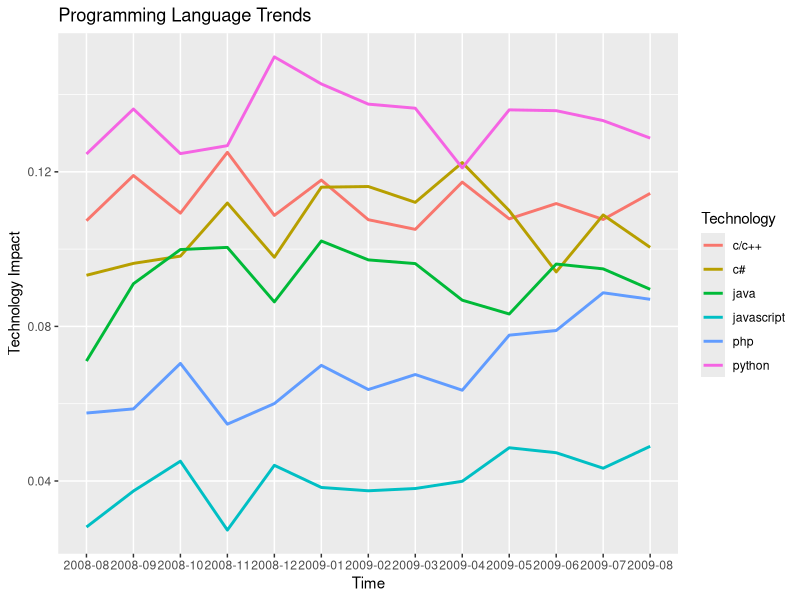

Write the R code that produced this figure.
library("ggplot2")
data <- read.table("TechnologyTrends8.txt", comment.char = "")
colnames(data) <- c("Time", "Proportion", "Technology")
ggplot(data, aes(Time, Proportion, colour = Technology, group = Technology)) + geom_line(size = 1) + ggtitle("Programming Language Trends") + labs(x = "Time", y = "Technology Impact")